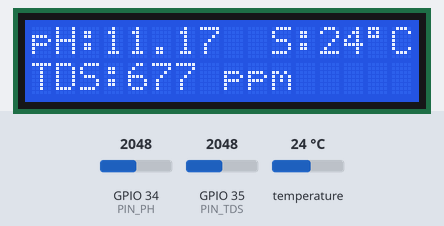
The sketch below on a simulated ESP32. On the bench: 16×2 character LCD. The test bench sets the inputs (shaded band); at power-on: GPIO 35 (PIN_TDS) = 2048, temperature 24 °C, GPIO 34 (PIN_PH) = 2048. WiFi joins after 1.5 s; servers stay silent unless stated; what the sketch prints to the serial monitor is not drawn.

Above: at 6.0 s.
6.1 s: GPIO 35 (PIN_TDS) set to 2553
At 11.0 s:
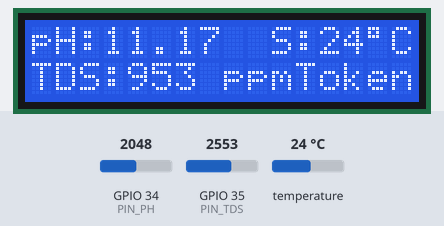
11.2 s: GPIO 35 (PIN_TDS) set to 2692
At 12.7 s:
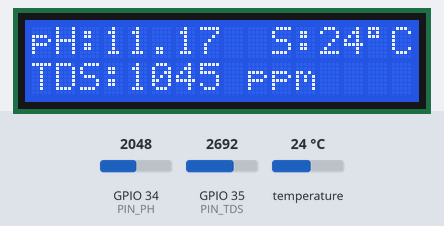
13.2 s: temperature set to 10.8 °C
At 15.9 s:
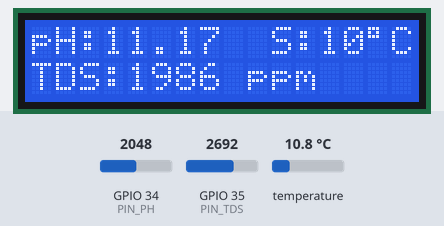
16.2 s: temperature set to 9.4 °C
At 18.5 s:
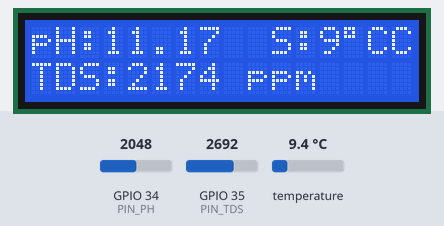
21.3 s: GPIO 35 (PIN_TDS) set to 230
At 23.1 s:
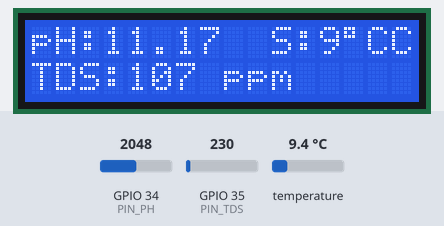
23.7 s: GPIO 35 (PIN_TDS) set to 201
At 32.2 s:
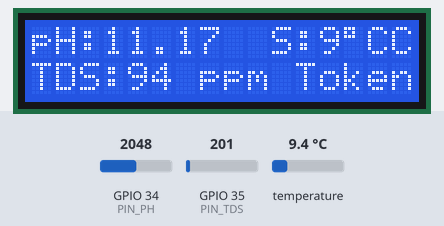
Timing chart, 0 to 33.7 s (numbered marks = the images above; inputs shaded):
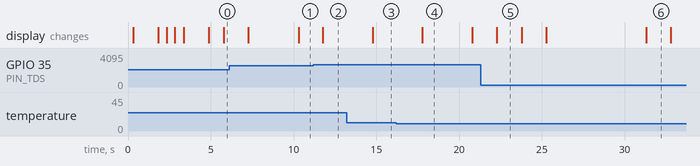

The sketch:

smartqua_esp32.ino
```cpp
/**
 * Proyek : Monitoring pH, Suhu, dan TDS Akuarium Berbasis IoT
 * Board  : ESP32 Dev Module
 *
 * Alur kerja:
 * 1. ESP32 membaca sensor pH, suhu DS18B20, dan TDS.
 * 2. Nilai ditampilkan ke LCD 16x2.
 * 3. Data dikirim ke Laravel SmartQua lewat POST /api/sensor.
 * 4. API Laravel memvalidasi Bearer Token, menyimpan data, dan menampilkan ke dashboard.
 */

#include <DallasTemperature.h>
#include <HTTPClient.h>
#include <LiquidCrystal_I2C.h>
#include <OneWire.h>
#include <WiFi.h>
#include <Wire.h>

// ========================================================================
// PIN SENSOR
// ========================================================================
const int PIN_PH = 34;
const int PIN_TDS = 35;
const int PIN_SUHU = 4;

// ========================================================================
// INTERVAL SISTEM
// ========================================================================
const unsigned long SENSOR_INTERVAL_MS = 1500; // Baca sensor dan update LCD setiap 1.5 detik.
const unsigned long API_INTERVAL_MS = 10000;   // Kirim data ke server setiap 10 detik.
const unsigned long WIFI_RETRY_MS = 5000;      // Coba reconnect WiFi setiap 5 detik jika putus.

unsigned long lastSensorMillis = 0;
unsigned long lastApiMillis = 0;
unsigned long lastWifiRetryMillis = 0;

// ========================================================================
// WIFI DAN API
// ========================================================================
const char* WIFI_SSID = "ISI_SSID_WIFI";
const char* WIFI_PASSWORD = "ISI_PASSWORD_WIFI";

// Gunakan IP laptop/server yang menjalankan Laravel.
// Server Laravel pada IP Wi-Fi laptop. ESP32 harus berada di jaringan yang sama.
const String SERVER_URL = "http://192.168.1.15:8000/api/sensor";

// Buat token dari menu Token API di SmartQua.
// Jangan tampilkan token asli di laporan atau slide.
const String API_TOKEN = "ISI_TOKEN_SANCTUM";

// ========================================================================
// OBJEK LIBRARY
// ========================================================================
LiquidCrystal_I2C lcd(0x27, 16, 2);
OneWire oneWire(PIN_SUHU);
DallasTemperature sensorSuhu(&oneWire);

// ========================================================================
// KALIBRASI PH
// ========================================================================
const float PH_7_VOLTAGE = 2.53;
const float PH_4_VOLTAGE = 3.30;
// Titik ke-3 untuk sisi basa. Isi dengan tegangan yang tampil di Serial
// ("[DATA] ... V") saat probe di larutan buffer pH 9.18.
const float PH_9_VOLTAGE = 2.07;
float phStep = 0.0;
float phStepBasa = 0.0;
float phTegangan = 0.0;

// ========================================================================
// DATA SENSOR
// ========================================================================
struct AquariumData {
  float suhu;
  float ph;
  float tds;
  bool suhuValid;
  bool phValid;
  bool tdsValid;
};

AquariumData dataAkuarium = {
  0.0,
  0.0,
  0.0,
  false,
  false,
  false
};

// ========================================================================
// DEKLARASI FUNGSI
// ========================================================================
void inisialisasiSistem();
void hubungkanWiFi();
void jagaKoneksiWiFi();
void bacaSemuaSensor();
float hitungPH(int rawADC);
float hitungTDS(int rawADC, float suhuAir);
String statusSensor();
void updateTampilanLCD();
void tampilkanStatusKirim(const String& pesan);
void kirimDataKeSerial();
void kirimDataKeAPI();

// ========================================================================
// SETUP DAN LOOP
// ========================================================================
void setup() {
  inisialisasiSistem();
}

void loop() {
  const unsigned long now = millis();

  jagaKoneksiWiFi();

  if (now - lastSensorMillis >= SENSOR_INTERVAL_MS) {
    lastSensorMillis = now;

    bacaSemuaSensor();
    updateTampilanLCD();
    kirimDataKeSerial();
  }

  if (now - lastApiMillis >= API_INTERVAL_MS) {
    lastApiMillis = now;
    kirimDataKeAPI();
  }
}

// ========================================================================
// IMPLEMENTASI FUNGSI
// ========================================================================
void inisialisasiSistem() {
  Serial.begin(115200);
  delay(200);

  analogSetAttenuation(ADC_11db);
  phStep = (PH_4_VOLTAGE - PH_7_VOLTAGE) / 3.0;
  phStepBasa = (PH_7_VOLTAGE - PH_9_VOLTAGE) / 2.18;

  sensorSuhu.begin();
  lcd.init();
  lcd.backlight();

  lcd.setCursor(0, 0);
  lcd.print(" SMARTQUA ESP32 ");
  lcd.setCursor(0, 1);
  lcd.print(" Initializing.. ");
  delay(1500);
  lcd.clear();

  hubungkanWiFi();
}

void hubungkanWiFi() {
  Serial.print("[WIFI] Menghubungkan ke ");
  Serial.println(WIFI_SSID);

  WiFi.mode(WIFI_STA);
  WiFi.begin(WIFI_SSID, WIFI_PASSWORD);

  lcd.clear();
  lcd.setCursor(0, 0);
  lcd.print("WiFi connecting");

  const unsigned long startMillis = millis();
  int dotIndex = 0;

  while (WiFi.status() != WL_CONNECTED && millis() - startMillis < 15000) {
    delay(500);
    Serial.print(".");
    lcd.setCursor(dotIndex % 16, 1);
    lcd.print(".");
    dotIndex++;
  }

  lcd.clear();

  if (WiFi.status() == WL_CONNECTED) {
    Serial.println();
    Serial.print("[WIFI] Terhubung. IP: ");
    Serial.println(WiFi.localIP());

    lcd.setCursor(0, 0);
    lcd.print("WiFi connected");
    lcd.setCursor(0, 1);
    lcd.print(WiFi.localIP().toString());
    delay(1500);
  } else {
    Serial.println();
    Serial.println("[WIFI] Gagal terhubung. Sistem tetap berjalan.");

    lcd.setCursor(0, 0);
    lcd.print("WiFi timeout");
    lcd.setCursor(0, 1);
    lcd.print("Retry otomatis");
    delay(1500);
  }

  lcd.clear();
}

void jagaKoneksiWiFi() {
  if (WiFi.status() == WL_CONNECTED) {
    return;
  }

  const unsigned long now = millis();

  if (now - lastWifiRetryMillis < WIFI_RETRY_MS) {
    return;
  }

  lastWifiRetryMillis = now;
  Serial.println("[WIFI] Terputus. Mencoba reconnect...");
  WiFi.disconnect();
  WiFi.begin(WIFI_SSID, WIFI_PASSWORD);
}

void bacaSemuaSensor() {
  sensorSuhu.requestTemperatures();
  const float suhuMentah = sensorSuhu.getTempCByIndex(0);

  dataAkuarium.suhuValid = suhuMentah != DEVICE_DISCONNECTED_C;
  dataAkuarium.suhu = dataAkuarium.suhuValid ? suhuMentah : dataAkuarium.suhu;

  int totalPhRaw = 0;
  for (int i = 0; i < 10; i++) {
    totalPhRaw += analogRead(PIN_PH);
    delay(5);
  }

  const int rataPhRaw = totalPhRaw / 10;
  dataAkuarium.ph = hitungPH(rataPhRaw);
  dataAkuarium.phValid = rataPhRaw > 0 && rataPhRaw < 4095;

  int totalTdsRaw = 0;
  for (int i = 0; i < 10; i++) {
    totalTdsRaw += analogRead(PIN_TDS);
    delay(5);
  }

  const int rataTdsRaw = totalTdsRaw / 10;
  const float suhuUntukKompensasi = dataAkuarium.suhuValid ? dataAkuarium.suhu : 25.0;

  dataAkuarium.tds = hitungTDS(rataTdsRaw, suhuUntukKompensasi);
  dataAkuarium.tdsValid = rataTdsRaw > 0 && rataTdsRaw < 4095;
}

float hitungPH(int rawADC) {
  const float tegangan = (3.3 / 4095.0) * rawADC;
  phTegangan = tegangan;

  // Tegangan di bawah titik pH 7 = sisi basa, pakai slope pH 7 -> 9.18
  float hasilPH = tegangan < PH_7_VOLTAGE
    ? 7.00 + ((PH_7_VOLTAGE - tegangan) / phStepBasa)
    : 7.00 - ((tegangan - PH_7_VOLTAGE) / phStep);

  if (hasilPH < 0.00) {
    hasilPH = 0.00;
  }

  if (hasilPH > 14.00) {
    hasilPH = 14.00;
  }

  return hasilPH;
}

float hitungTDS(int rawADC, float suhuAir) {
  const float tegangan = (3.3 / 4095.0) * rawADC;
  const float koefisienKompensasi = 1.0 + 0.02 * (suhuAir - 25.0);
  const float teganganKompensasi = tegangan / koefisienKompensasi;

  float hasilTDS =
    (133.42 * pow(teganganKompensasi, 3) -
     255.86 * pow(teganganKompensasi, 2) +
     857.39 * teganganKompensasi) *
    0.5;

  if (hasilTDS < 0.0) {
    hasilTDS = 0.0;
  }

  return hasilTDS;
}

String statusSensor() {
  if (dataAkuarium.suhuValid && dataAkuarium.phValid && dataAkuarium.tdsValid) {
    return "OK";
  }

  String status = "";

  if (!dataAkuarium.suhuValid) {
    status += "SUHU_ERROR";
  }

  if (!dataAkuarium.phValid) {
    if (status.length() > 0) {
      status += ",";
    }
    status += "PH_ERROR";
  }

  if (!dataAkuarium.tdsValid) {
    if (status.length() > 0) {
      status += ",";
    }
    status += "TDS_ERROR";
  }

  return status;
}

void updateTampilanLCD() {
  lcd.setCursor(0, 0);
  lcd.print("pH:");
  lcd.print(dataAkuarium.ph, 2);
  lcd.print("   ");

  lcd.setCursor(10, 0);
  lcd.print("S:");

  if (dataAkuarium.suhuValid) {
    lcd.print((int) dataAkuarium.suhu);
  } else {
    lcd.print("--");
  }

  lcd.print((char) 223);
  lcd.print("C");

  lcd.setCursor(0, 1);
  lcd.print("TDS:");
  lcd.print((int) dataAkuarium.tds);
  lcd.print(" ppm     ");
}

void tampilkanStatusKirim(const String& pesan) {
  lcd.setCursor(11, 1);
  lcd.print("     ");
  lcd.setCursor(11, 1);
  lcd.print(pesan.substring(0, 5));
}

void kirimDataKeSerial() {
  Serial.print("[DATA] pH: ");
  Serial.print(dataAkuarium.ph, 2);
  Serial.print(" (");
  Serial.print(phTegangan, 3);
  Serial.print(" V) | Suhu: ");

  if (dataAkuarium.suhuValid) {
    Serial.print(dataAkuarium.suhu, 1);
    Serial.print(" C");
  } else {
    Serial.print("ERROR");
  }

  Serial.print(" | TDS: ");
  Serial.print(dataAkuarium.tds, 0);
  Serial.print(" ppm");
  Serial.print(" | Sensor: ");
  Serial.println(statusSensor());
}

void kirimDataKeAPI() {
  if (WiFi.status() != WL_CONNECTED) {
    Serial.println("[API] WiFi belum terhubung. Data belum dikirim.");
    tampilkanStatusKirim("WiFi");
    return;
  }

  if (API_TOKEN == "ISI_TOKEN_SANCTUM") {
    Serial.println("[API] API_TOKEN belum diisi.");
    tampilkanStatusKirim("Token");
    return;
  }

  HTTPClient http;

  http.begin(SERVER_URL);
  http.addHeader("Content-Type", "application/json");
  http.addHeader("Accept", "application/json");
  http.addHeader("Authorization", "Bearer " + API_TOKEN);
  http.setTimeout(7000);

  String payload = "{";
  payload += "\"device_code\":\"esp32-aquarium-01\",";
  payload += "\"device_name\":\"Akuarium Utama\",";
  payload += "\"ph\":" + String(dataAkuarium.ph, 2) + ",";
  payload += "\"suhu\":" + String(dataAkuarium.suhuValid ? dataAkuarium.suhu : 0.0, 1) + ",";
  payload += "\"tds\":" + String((int) dataAkuarium.tds) + ",";
  payload += "\"wifi_rssi\":" + String(WiFi.RSSI()) + ",";
  payload += "\"uptime_seconds\":" + String(millis() / 1000) + ",";
  payload += "\"sensor_status\":\"" + statusSensor() + "\"";
  payload += "}";

  Serial.print("[API] POST ");
  Serial.println(SERVER_URL);
  Serial.print("[API] Payload: ");
  Serial.println(payload);

  const int responseCode = http.POST(payload);

  if (responseCode > 0) {
    const String response = http.getString();
    Serial.print("[API] Response Code: ");
    Serial.println(responseCode);
    Serial.print("[API] Response: ");
    Serial.println(response);

    tampilkanStatusKirim(responseCode == 201 ? "OK" : "ERR");
  } else {
    Serial.print("[API] Gagal POST. Error code: ");
    Serial.println(responseCode);
    tampilkanStatusKirim("ERR");
  }

  http.end();
}
```

Measured:
- the behaviour switches between 2624 and 2625 on GPIO 35 (PIN_TDS) (found by bisection; images 1 and 2)
- the behaviour switches between 10 and 9.9 °C on temperature (found by bisection; images 3 and 4)
- the behaviour switches between 213 and 212 on GPIO 35 (PIN_TDS) (found by bisection; images 5 and 6)
- after the input at 6.1 s, the display: first changes after 1.2 s (image 1 shows a later state)
- after the input at 11.2 s, the display: changes after 0.57 s (image 2)
- after the input at 13.2 s, the display: changes after 1.6 s (image 3)
- after the input at 16.2 s, the display: changes after 1.6 s (image 4)
- after the input at 21.3 s, the display: changes after 0.97 s (image 5)
- after the input at 23.7 s, the display: first changes after 0.07 s (image 6 shows a later state)
